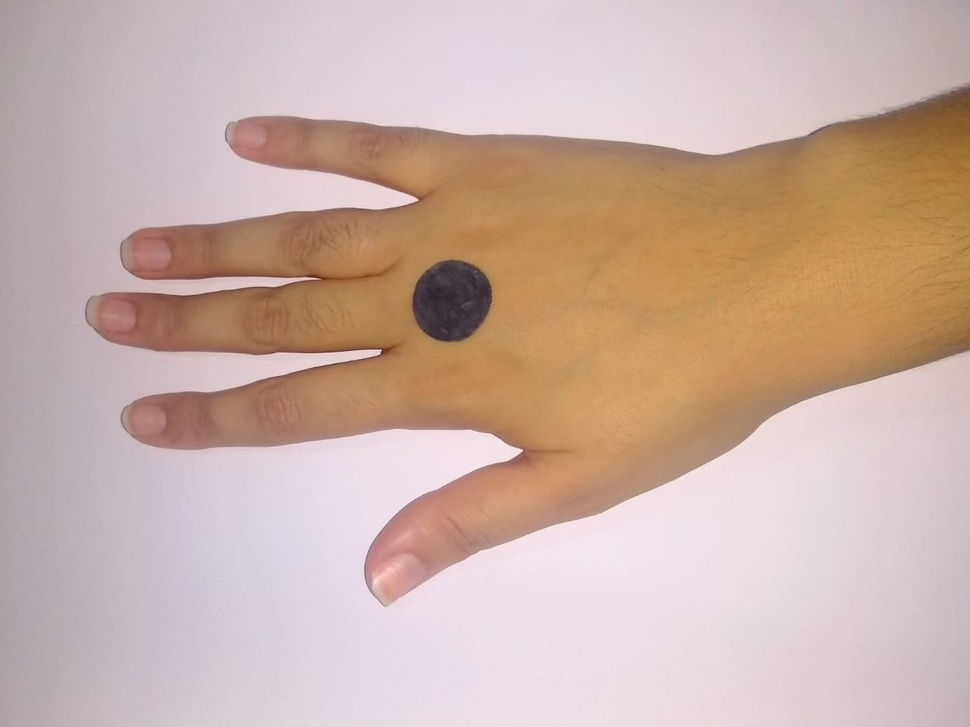
#> input picture image_processing/gradient.jpeg, 970 x 727 px, shrunk from 1280 x 959 before the run
$ python measure2.py
#> lines starting #> are read from the running program, lines starting #| are printed output that depends on the picture; after the words box and inside, x2 and y2 are one past the last pixel; in counts of white or black regions, pixels touching at a corner belong together
#Part of image processing script
#Made by Julia Apolonio in 24/04/2020
#Feature: gets contourn and hull of hand, but not the convexity deffects
import numpy as np
import cv2

img = cv2.imread('gradient.jpeg',1)
#> img is the input picture: shape (727, 970, 3); mean B, G, R 166.3, 176.1, 201.1
gray = cv2.cvtColor(img, cv2.COLOR_BGR2GRAY)
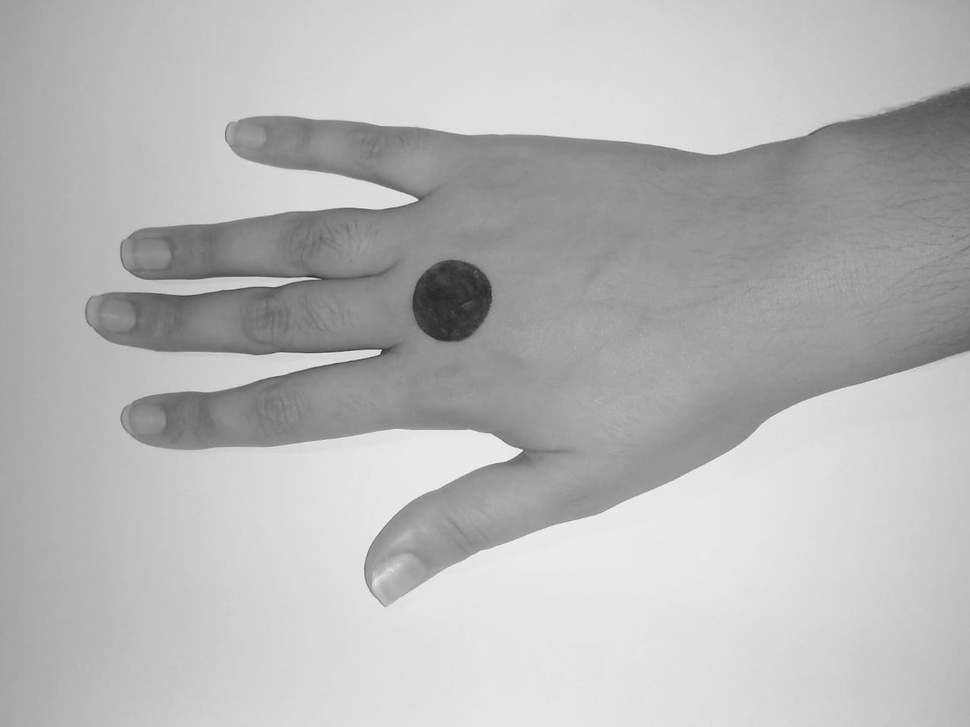
#> gray: shape (727, 970); min 36, max 244, mean 182.5
blur = cv2.GaussianBlur(gray, (5, 5), 0)

ret,thresh = cv2.threshold(blur,50,255,cv2.THRESH_BINARY_INV+cv2.THRESH_OTSU)
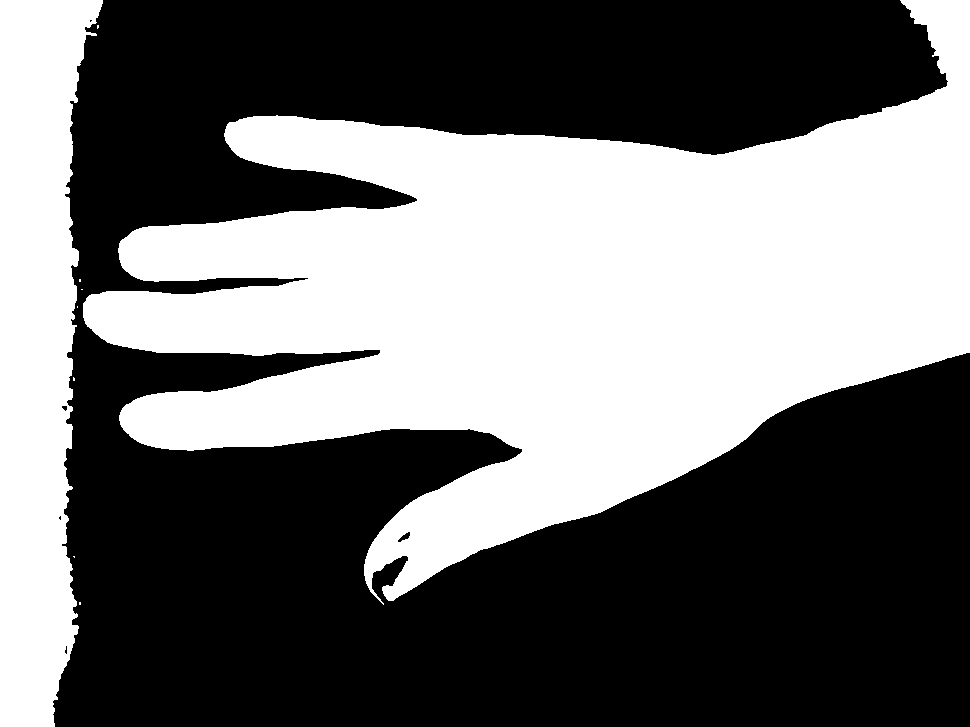
#> thresh: shape (727, 970); 43.7% white; 9 white regions (7 under 20 px)
#> ret = 178

contours, hierarchy = cv2.findContours(thresh, cv2.RETR_TREE, cv2.CHAIN_APPROX_SIMPLE)
#> contours = 14 contours, 10 with area under 20; largest, box (x1, y1, x2, y2) and area: (83, 0, 970, 605) 253700, (0, 0, 103, 727) 51604, (397, 531, 411, 543) 68, (61, 405, 68, 412) 25

hull = []

for i in range(len(contours)):
    hull.append(cv2.convexHull(contours[i], False))
#> this loop made 14 passes
#> after the loop, hull = 14 contours, 9 with area under 20; largest, box (x1, y1, x2, y2) and area: (83, 0, 970, 605) 359958, (0, 0, 103, 727) 63035, (397, 531, 411, 543) 74, (61, 405, 68, 412) 25, (64, 645, 68, 655) 20

drawing = np.zeros((thresh.shape[0], thresh.shape[1], 3), np.uint8)

for i in range(len(contours)):
    color_contours = (0, 255, 0) # green - color for contours
    color = (255, 0, 0) # blue - color for convex hull
    cv2.drawContours(drawing, contours, i, color_contours, 1, 8, hierarchy)
    cv2.drawContours(drawing, hull, i, color, 1, 8)
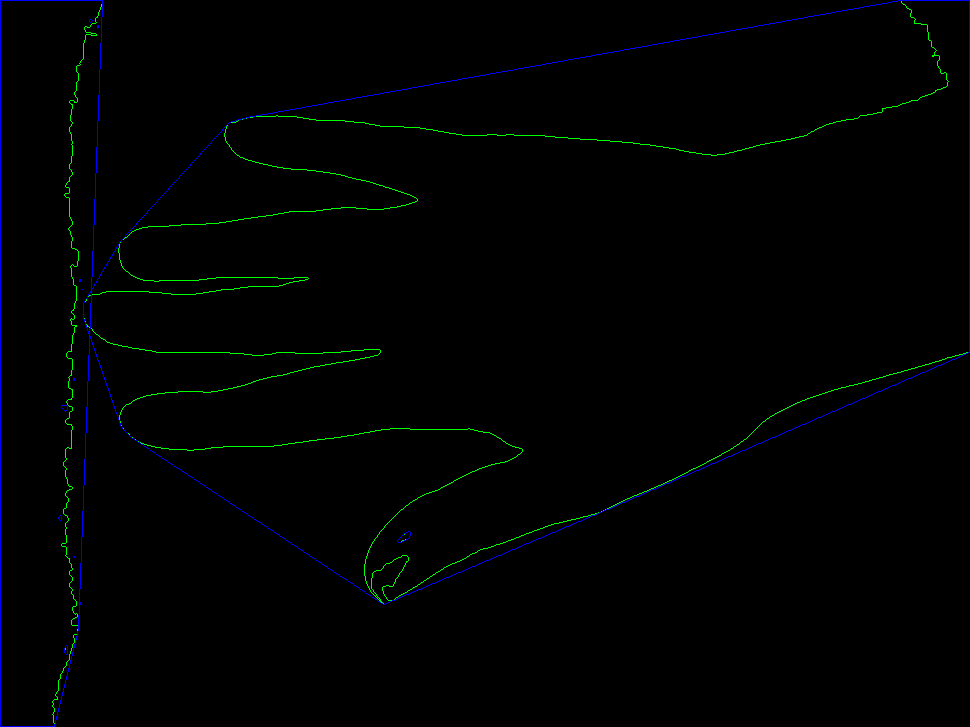
#> drawing: shape (727, 970, 3); mean of channels 0, 1, 2 1.4, 1.6, 0; drawn as B, G, R

cv2.imshow("title", drawing)
cv2.waitKey()
